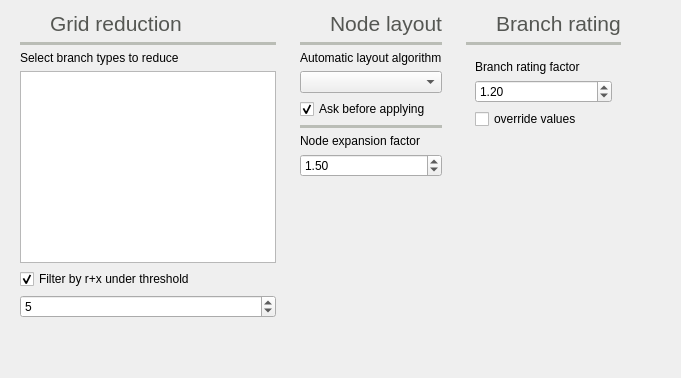
          <widget class="QWidget" name="tab_13">
           <attribute name="icon">
            <iconset resource="icons.qrc">
             <normaloff>:/Icons/icons/automatic_layout.svg</normaloff>:/Icons/icons/automatic_layout.svg</iconset>
           </attribute>
           <attribute name="title">
            <string>Tplgy</string>
           </attribute>
           <attribute name="toolTip">
            <string>Topology related settings</string>
           </attribute>
           <layout class="QGridLayout" name="gridLayout_17">
            <item row="0" column="1">
             <widget class="QFrame" name="frame_39">
              <property name="frameShape">
               <enum>QFrame::NoFrame</enum>
              </property>
              <property name="frameShadow">
               <enum>QFrame::Raised</enum>
              </property>
              <layout class="QVBoxLayout" name="verticalLayout_36">
               <property name="topMargin">
                <number>0</number>
               </property>
               <item>
                <widget class="QFrame" name="frame_49">
                 <property name="frameShape">
                  <enum>QFrame::NoFrame</enum>
                 </property>
                 <property name="frameShadow">
                  <enum>QFrame::Raised</enum>
                 </property>
                 <layout class="QHBoxLayout" name="horizontalLayout_21">
                  <property name="leftMargin">
                   <number>0</number>
                  </property>
                  <property name="topMargin">
                   <number>0</number>
                  </property>
                  <property name="rightMargin">
                   <number>0</number>
                  </property>
                  <property name="bottomMargin">
                   <number>0</number>
                  </property>
                  <item>
                   <widget class="QLabel" name="label_82">
                    <property name="minimumSize">
                     <size>
                      <width>24</width>
                      <height>24</height>
                     </size>
                    </property>
                    <property name="maximumSize">
                     <size>
                      <width>24</width>
                      <height>24</height>
                     </size>
                    </property>
                    <property name="text">
                     <string/>
                    </property>
                    <property name="pixmap">
                     <pixmap resource="icons.qrc">:/Icons/icons/automatic_layout.svg</pixmap>
                    </property>
                    <property name="scaledContents">
                     <bool>true</bool>
                    </property>
                   </widget>
                  </item>
                  <item>
                   <widget class="QLabel" name="label_83">
                    <property name="palette">
                     <palette>
                      <active>
                       <colorrole role="WindowText">
                        <brush brushstyle="SolidPattern">
                         <color alpha="255">
                          <red>85</red>
                          <green>87</green>
                          <blue>83</blue>
                         </color>
                        </brush>
                       </colorrole>
                      </active>
                      <inactive>
                       <colorrole role="WindowText">
                        <brush brushstyle="SolidPattern">
                         <color alpha="255">
                          <red>85</red>
                          <green>87</green>
                          <blue>83</blue>
                         </color>
                        </brush>
                       </colorrole>
                      </inactive>
                      <disabled>
                       <colorrole role="WindowText">
                        <brush brushstyle="SolidPattern">
                         <color alpha="255">
                          <red>190</red>
                          <green>190</green>
                          <blue>190</blue>
                         </color>
                        </brush>
                       </colorrole>
                      </disabled>
                     </palette>
                    </property>
                    <property name="font">
                     <font>
                      <pointsize>16</pointsize>
                     </font>
                    </property>
                    <property name="text">
                     <string>Node layout</string>
                    </property>
                    <property name="alignment">
                     <set>Qt::AlignBottom|Qt::AlignLeading|Qt::AlignLeft</set>
                    </property>
                   </widget>
                  </item>
                 </layout>
                </widget>
               </item>
               <item>
                <widget class="Line" name="line_21">
                 <property name="palette">
                  <palette>
                   <active>
                    <colorrole role="WindowText">
                     <brush brushstyle="SolidPattern">
                      <color alpha="255">
                       <red>186</red>
                       <green>189</green>
                       <blue>182</blue>
                      </color>
                     </brush>
                    </colorrole>
                   </active>
                   <inactive>
                    <colorrole role="WindowText">
                     <brush brushstyle="SolidPattern">
                      <color alpha="255">
                       <red>186</red>
                       <green>189</green>
                       <blue>182</blue>
                      </color>
                     </brush>
                    </colorrole>
                   </inactive>
                   <disabled>
                    <colorrole role="WindowText">
                     <brush brushstyle="SolidPattern">
                      <color alpha="255">
                       <red>190</red>
                       <green>190</green>
                       <blue>190</blue>
                      </color>
                     </brush>
                    </colorrole>
                   </disabled>
                  </palette>
                 </property>
                 <property name="frameShadow">
                  <enum>QFrame::Plain</enum>
                 </property>
                 <property name="lineWidth">
                  <number>4</number>
                 </property>
                 <property name="orientation">
                  <enum>Qt::Horizontal</enum>
                 </property>
                </widget>
               </item>
               <item>
                <widget class="QLabel" name="label_24">
                 <property name="text">
                  <string>Automatic layout algorithm</string>
                 </property>
                 <property name="textFormat">
                  <enum>Qt::PlainText</enum>
                 </property>
                 <property name="scaledContents">
                  <bool>true</bool>
                 </property>
                </widget>
               </item>
               <item>
                <widget class="QComboBox" name="automatic_layout_comboBox">
                 <property name="toolTip">
                  <string>&lt;html&gt;&lt;head/&gt;&lt;body&gt;&lt;p&gt;Algorithm to use for the automatic &lt;/p&gt;&lt;p&gt;layout of the grid nodes&lt;/p&gt;&lt;/body&gt;&lt;/html&gt;</string>
                 </property>
                </widget>
               </item>
               <item>
                <widget class="QCheckBox" name="ask_before_appliying_layout_checkBox">
                 <property name="toolTip">
                  <string>Ask before running the automatic grid layout. This is because you might have a layout already and ruin it accidentally.</string>
                 </property>
                 <property name="text">
                  <string>Ask before applying</string>
                 </property>
                 <property name="checked">
                  <bool>true</bool>
                 </property>
                 <property name="tristate">
                  <bool>false</bool>
                 </property>
                </widget>
               </item>
               <item>
                <widget class="Line" name="line_13">
                 <property name="palette">
                  <palette>
                   <active>
                    <colorrole role="WindowText">
                     <brush brushstyle="SolidPattern">
                      <color alpha="255">
                       <red>186</red>
                       <green>189</green>
                       <blue>182</blue>
                      </color>
                     </brush>
                    </colorrole>
                   </active>
                   <inactive>
                    <colorrole role="WindowText">
                     <brush brushstyle="SolidPattern">
                      <color alpha="255">
                       <red>186</red>
                       <green>189</green>
                       <blue>182</blue>
                      </color>
                     </brush>
                    </colorrole>
                   </inactive>
                   <disabled>
                    <colorrole role="WindowText">
                     <brush brushstyle="SolidPattern">
                      <color alpha="255">
                       <red>190</red>
                       <green>190</green>
                       <blue>190</blue>
                      </color>
                     </brush>
                    </colorrole>
                   </disabled>
                  </palette>
                 </property>
                 <property name="frameShadow">
                  <enum>QFrame::Plain</enum>
                 </property>
                 <property name="lineWidth">
                  <number>4</number>
                 </property>
                 <property name="orientation">
                  <enum>Qt::Horizontal</enum>
                 </property>
                </widget>
               </item>
               <item>
                <widget class="QLabel" name="label_60">
                 <property name="text">
                  <string>Node expansion factor</string>
                 </property>
                </widget>
               </item>
               <item>
                <widget class="QDoubleSpinBox" name="explosion_factor_doubleSpinBox">
                 <property name="toolTip">
                  <string>&lt;html&gt;&lt;head/&gt;&lt;body&gt;&lt;p&gt;When expanding or contracting the distances between nodes, this is the factor that applies.&lt;/p&gt;&lt;/body&gt;&lt;/html&gt;</string>
                 </property>
                 <property name="minimum">
                  <double>0.000000000000000</double>
                 </property>
                 <property name="maximum">
                  <double>999999999.000000000000000</double>
                 </property>
                 <property name="value">
                  <double>1.500000000000000</double>
                 </property>
                </widget>
               </item>
               <item>
                <widget class="QFrame" name="frame_52">
                 <property name="frameShape">
                  <enum>QFrame::NoFrame</enum>
                 </property>
                 <property name="frameShadow">
                  <enum>QFrame::Raised</enum>
                 </property>
                 <layout class="QHBoxLayout" name="horizontalLayout_24">
                  <property name="leftMargin">
                   <number>0</number>
                  </property>
                  <property name="topMargin">
                   <number>0</number>
                  </property>
                  <property name="rightMargin">
                   <number>0</number>
                  </property>
                  <property name="bottomMargin">
                   <number>0</number>
                  </property>
                 </layout>
                </widget>
               </item>
               <item>
                <spacer name="verticalSpacer_13">
                 <property name="orientation">
                  <enum>Qt::Vertical</enum>
                 </property>
                 <property name="sizeHint" stdset="0">
                  <size>
                   <width>20</width>
                   <height>40</height>
                  </size>
                 </property>
                </spacer>
               </item>
              </layout>
             </widget>
            </item>
            <item row="0" column="2">
             <widget class="QFrame" name="frame_31">
              <property name="frameShape">
               <enum>QFrame::NoFrame</enum>
              </property>
              <property name="frameShadow">
               <enum>QFrame::Raised</enum>
              </property>
              <layout class="QVBoxLayout" name="verticalLayout_25">
               <property name="topMargin">
                <number>0</number>
               </property>
               <item>
                <widget class="QFrame" name="frame_50">
                 <property name="frameShape">
                  <enum>QFrame::NoFrame</enum>
                 </property>
                 <property name="frameShadow">
                  <enum>QFrame::Raised</enum>
                 </property>
                 <layout class="QHBoxLayout" name="horizontalLayout_22">
                  <property name="leftMargin">
                   <number>0</number>
                  </property>
                  <property name="topMargin">
                   <number>0</number>
                  </property>
                  <property name="rightMargin">
                   <number>0</number>
                  </property>
                  <property name="bottomMargin">
                   <number>0</number>
                  </property>
                  <item>
                   <widget class="QLabel" name="label_84">
                    <property name="minimumSize">
                     <size>
                      <width>24</width>
                      <height>24</height>
                     </size>
                    </property>
                    <property name="maximumSize">
                     <size>
                      <width>24</width>
                      <height>24</height>
                     </size>
                    </property>
                    <property name="text">
                     <string/>
                    </property>
                    <property name="pixmap">
                     <pixmap resource="icons.qrc">:/Icons/icons/rate_br.svg</pixmap>
                    </property>
                    <property name="scaledContents">
                     <bool>true</bool>
                    </property>
                   </widget>
                  </item>
                  <item>
                   <widget class="QLabel" name="label_85">
                    <property name="palette">
                     <palette>
                      <active>
                       <colorrole role="WindowText">
                        <brush brushstyle="SolidPattern">
                         <color alpha="255">
                          <red>85</red>
                          <green>87</green>
                          <blue>83</blue>
                         </color>
                        </brush>
                       </colorrole>
                      </active>
                      <inactive>
                       <colorrole role="WindowText">
                        <brush brushstyle="SolidPattern">
                         <color alpha="255">
                          <red>85</red>
                          <green>87</green>
                          <blue>83</blue>
                         </color>
                        </brush>
                       </colorrole>
                      </inactive>
                      <disabled>
                       <colorrole role="WindowText">
                        <brush brushstyle="SolidPattern">
                         <color alpha="255">
                          <red>190</red>
                          <green>190</green>
                          <blue>190</blue>
                         </color>
                        </brush>
                       </colorrole>
                      </disabled>
                     </palette>
                    </property>
                    <property name="font">
                     <font>
                      <pointsize>16</pointsize>
                     </font>
                    </property>
                    <property name="text">
                     <string>Branch rating</string>
                    </property>
                    <property name="alignment">
                     <set>Qt::AlignBottom|Qt::AlignLeading|Qt::AlignLeft</set>
                    </property>
                   </widget>
                  </item>
                 </layout>
                </widget>
               </item>
               <item>
                <widget class="Line" name="line_8">
                 <property name="palette">
                  <palette>
                   <active>
                    <colorrole role="WindowText">
                     <brush brushstyle="SolidPattern">
                      <color alpha="255">
                       <red>186</red>
                       <green>189</green>
                       <blue>182</blue>
                      </color>
                     </brush>
                    </colorrole>
                   </active>
                   <inactive>
                    <colorrole role="WindowText">
                     <brush brushstyle="SolidPattern">
                      <color alpha="255">
                       <red>186</red>
                       <green>189</green>
                       <blue>182</blue>
                      </color>
                     </brush>
                    </colorrole>
                   </inactive>
                   <disabled>
                    <colorrole role="WindowText">
                     <brush brushstyle="SolidPattern">
                      <color alpha="255">
                       <red>190</red>
                       <green>190</green>
                       <blue>190</blue>
                      </color>
                     </brush>
                    </colorrole>
                   </disabled>
                  </palette>
                 </property>
                 <property name="frameShadow">
                  <enum>QFrame::Plain</enum>
                 </property>
                 <property name="lineWidth">
                  <number>4</number>
                 </property>
                 <property name="orientation">
                  <enum>Qt::Horizontal</enum>
                 </property>
                </widget>
               </item>
               <item>
                <widget class="QFrame" name="frame_23">
                 <property name="frameShape">
                  <enum>QFrame::NoFrame</enum>
                 </property>
                 <property name="frameShadow">
                  <enum>QFrame::Raised</enum>
                 </property>
                 <layout class="QVBoxLayout" name="verticalLayout_15">
                  <item>
                   <widget class="QLabel" name="label_34">
                    <property name="text">
                     <string>Branch rating factor</string>
                    </property>
                   </widget>
                  </item>
                  <item>
                   <widget class="QDoubleSpinBox" name="branch_rating_doubleSpinBox">
                    <property name="toolTip">
                     <string>&lt;html&gt;&lt;head/&gt;&lt;body&gt;&lt;p&gt;Factor to aply to the branch calculated power to use as rating&lt;/p&gt;&lt;/body&gt;&lt;/html&gt;</string>
                    </property>
                    <property name="minimum">
                     <double>1.000000000000000</double>
                    </property>
                    <property name="maximum">
                     <double>100.000000000000000</double>
                    </property>
                    <property name="value">
                     <double>1.200000000000000</double>
                    </property>
                   </widget>
                  </item>
                  <item>
                   <widget class="QCheckBox" name="rating_override_checkBox">
                    <property name="text">
                     <string>override values</string>
                    </property>
                   </widget>
                  </item>
                 </layout>
                </widget>
               </item>
               <item>
                <spacer name="verticalSpacer_15">
                 <property name="orientation">
                  <enum>Qt::Vertical</enum>
                 </property>
                 <property name="sizeHint" stdset="0">
                  <size>
                   <width>20</width>
                   <height>40</height>
                  </size>
                 </property>
                </spacer>
               </item>
              </layout>
             </widget>
            </item>
            <item row="0" column="3">
             <spacer name="horizontalSpacer_18">
              <property name="orientation">
               <enum>Qt::Horizontal</enum>
              </property>
              <property name="sizeHint" stdset="0">
               <size>
                <width>40</width>
                <height>20</height>
               </size>
              </property>
             </spacer>
            </item>
            <item row="0" column="0">
             <widget class="QFrame" name="frame_27">
              <property name="frameShape">
               <enum>QFrame::NoFrame</enum>
              </property>
              <property name="frameShadow">
               <enum>QFrame::Raised</enum>
              </property>
              <layout class="QVBoxLayout" name="verticalLayout_21">
               <property name="topMargin">
                <number>0</number>
               </property>
               <item>
                <widget class="QFrame" name="frame_48">
                 <property name="frameShape">
                  <enum>QFrame::NoFrame</enum>
                 </property>
                 <property name="frameShadow">
                  <enum>QFrame::Raised</enum>
                 </property>
                 <layout class="QHBoxLayout" name="horizontalLayout_20">
                  <property name="leftMargin">
                   <number>0</number>
                  </property>
                  <property name="topMargin">
                   <number>0</number>
                  </property>
                  <property name="rightMargin">
                   <number>0</number>
                  </property>
                  <property name="bottomMargin">
                   <number>0</number>
                  </property>
                  <item>
                   <widget class="QLabel" name="label_80">
                    <property name="minimumSize">
                     <size>
                      <width>24</width>
                      <height>24</height>
                     </size>
                    </property>
                    <property name="maximumSize">
                     <size>
                      <width>24</width>
                      <height>24</height>
                     </size>
                    </property>
                    <property name="text">
                     <string/>
                    </property>
                    <property name="pixmap">
                     <pixmap resource="icons.qrc">:/Icons/icons/grid_reduction.svg</pixmap>
                    </property>
                    <property name="scaledContents">
                     <bool>true</bool>
                    </property>
                   </widget>
                  </item>
                  <item>
                   <widget class="QLabel" name="label_81">
                    <property name="palette">
                     <palette>
                      <active>
                       <colorrole role="WindowText">
                        <brush brushstyle="SolidPattern">
                         <color alpha="255">
                          <red>85</red>
                          <green>87</green>
                          <blue>83</blue>
                         </color>
                        </brush>
                       </colorrole>
                      </active>
                      <inactive>
                       <colorrole role="WindowText">
                        <brush brushstyle="SolidPattern">
                         <color alpha="255">
                          <red>85</red>
                          <green>87</green>
                          <blue>83</blue>
                         </color>
                        </brush>
                       </colorrole>
                      </inactive>
                      <disabled>
                       <colorrole role="WindowText">
                        <brush brushstyle="SolidPattern">
                         <color alpha="255">
                          <red>190</red>
                          <green>190</green>
                          <blue>190</blue>
                         </color>
                        </brush>
                       </colorrole>
                      </disabled>
                     </palette>
                    </property>
                    <property name="font">
                     <font>
                      <pointsize>16</pointsize>
                     </font>
                    </property>
                    <property name="text">
                     <string>Grid reduction</string>
                    </property>
                    <property name="alignment">
                     <set>Qt::AlignBottom|Qt::AlignLeading|Qt::AlignLeft</set>
                    </property>
                   </widget>
                  </item>
                 </layout>
                </widget>
               </item>
               <item>
                <widget class="Line" name="line_20">
                 <property name="palette">
                  <palette>
                   <active>
                    <colorrole role="WindowText">
                     <brush brushstyle="SolidPattern">
                      <color alpha="255">
                       <red>186</red>
                       <green>189</green>
                       <blue>182</blue>
                      </color>
                     </brush>
                    </colorrole>
                   </active>
                   <inactive>
                    <colorrole role="WindowText">
                     <brush brushstyle="SolidPattern">
                      <color alpha="255">
                       <red>186</red>
                       <green>189</green>
                       <blue>182</blue>
                      </color>
                     </brush>
                    </colorrole>
                   </inactive>
                   <disabled>
                    <colorrole role="WindowText">
                     <brush brushstyle="SolidPattern">
                      <color alpha="255">
                       <red>190</red>
                       <green>190</green>
                       <blue>190</blue>
                      </color>
                     </brush>
                    </colorrole>
                   </disabled>
                  </palette>
                 </property>
                 <property name="frameShadow">
                  <enum>QFrame::Plain</enum>
                 </property>
                 <property name="lineWidth">
                  <number>4</number>
                 </property>
                 <property name="orientation">
                  <enum>Qt::Horizontal</enum>
                 </property>
                </widget>
               </item>
               <item>
                <widget class="QLabel" name="label_59">
                 <property name="text">
                  <string>Select branch types to reduce</string>
                 </property>
                </widget>
               </item>
               <item>
                <widget class="QListView" name="removeByTypeListView"/>
               </item>
               <item>
                <widget class="QCheckBox" name="rxThresholdCheckBox">
                 <property name="text">
                  <string>Filter by r+x under threshold</string>
                 </property>
                 <property name="checked">
                  <bool>true</bool>
                 </property>
                </widget>
               </item>
               <item>
                <widget class="QSpinBox" name="rxThresholdSpinBox">
                 <property name="toolTip">
                  <string>&lt;html&gt;&lt;head/&gt;&lt;body&gt;&lt;p&gt;Exponent of the threshold to use.&lt;/p&gt;&lt;p&gt;threshold = 1x10^-factor&lt;/p&gt;&lt;p&gt;i.e.&lt;/p&gt;&lt;p&gt;factor=3&lt;/p&gt;&lt;p&gt;threshold = 1e-3&lt;/p&gt;&lt;/body&gt;&lt;/html&gt;</string>
                 </property>
                 <property name="value">
                  <number>5</number>
                 </property>
                </widget>
               </item>
               <item>
                <spacer name="verticalSpacer_11">
                 <property name="orientation">
                  <enum>Qt::Vertical</enum>
                 </property>
                 <property name="sizeHint" stdset="0">
                  <size>
                   <width>20</width>
                   <height>40</height>
                  </size>
                 </property>
                </spacer>
               </item>
              </layout>
             </widget>
            </item>
           </layout>
          </widget>
